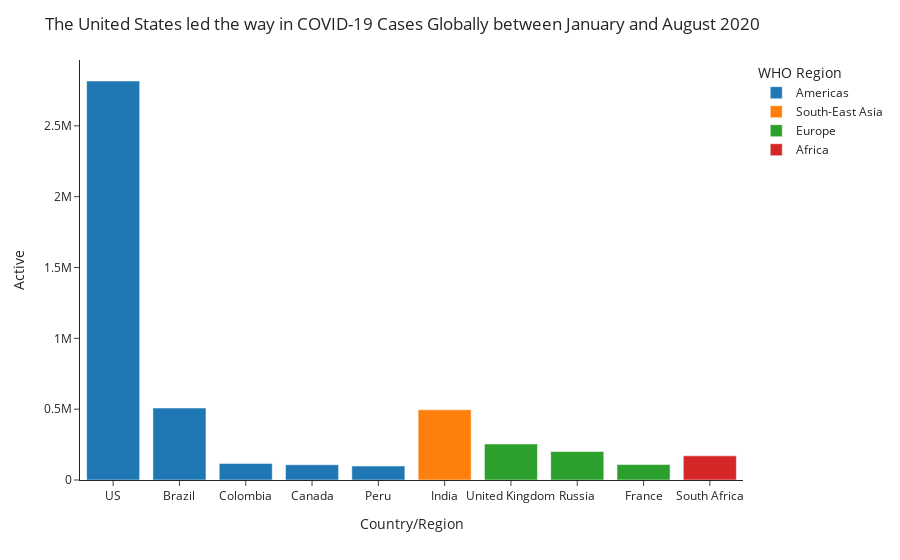

Notebook code cell kept with this figure:
### Code cell
fig = px.bar(top_ten_active_cases.head(10), x="Country/Region", y="Active", hover_name="Country/Region", color="WHO Region", template="simple_white")
fig.update_layout(
    height=400,
    title_text="The United States led the way in COVID-19 Cases Globally between January and August 2020"
)
fig.update_xaxes(showticklabels=True)
fig.show()

### Figure 1 — Plotly figure (JSON) as saved in the notebook; plotly's stock layout.template omitted (floating-point values rounded to 4 significant figures)
{"data": [{"alignmentgroup": "True", "hovertemplate": "<b>%{hovertext}</b><br><br>WHO Region=Americas<br>Country/Region=%{x}<br>Active=%{y}<extra></extra>", "hovertext": ["US", "Brazil", "Colombia", "Canada", "Peru"], "legendgroup": "Americas", "marker": {"color": "#1F77B4", "pattern": {"shape": ""}}, "name": "Americas", "offsetgroup": "Americas", "orientation": "v", "showlegend": true, "textposition": "auto", "type": "bar", "x": ["US", "Brazil", "Colombia", "Canada", "Peru"], "xaxis": "x", "y": [2816444, 508116, 117163, 107514, 98752], "yaxis": "y"}, {"alignmentgroup": "True", "hovertemplate": "<b>%{hovertext}</b><br><br>WHO Region=South-East Asia<br>Country/Region=%{x}<br>Active=%{y}<extra></extra>", "hovertext": ["India"], "legendgroup": "South-East Asia", "marker": {"color": "#FF7F0E", "pattern": {"shape": ""}}, "name": "South-East Asia", "offsetgroup": "South-East Asia", "orientation": "v", "showlegend": true, "textposition": "auto", "type": "bar", "x": ["India"], "xaxis": "x", "y": [495499], "yaxis": "y"}, {"alignmentgroup": "True", "hovertemplate": "<b>%{hovertext}</b><br><br>WHO Region=Europe<br>Country/Region=%{x}<br>Active=%{y}<extra></extra>", "hovertext": ["United Kingdom", "Russia", "France"], "legendgroup": "Europe", "marker": {"color": "#2CA02C", "pattern": {"shape": ""}}, "name": "Europe", "offsetgroup": "Europe", "orientation": "v", "showlegend": true, "textposition": "auto", "type": "bar", "x": ["United Kingdom", "Russia", "France"], "xaxis": "x", "y": [254427, 201097, 108928], "yaxis": "y"}, {"alignmentgroup": "True", "hovertemplate": "<b>%{hovertext}</b><br><br>WHO Region=Africa<br>Country/Region=%{x}<br>Active=%{y}<extra></extra>", "hovertext": ["South Africa"], "legendgroup": "Africa", "marker": {"color": "#D62728", "pattern": {"shape": ""}}, "name": "Africa", "offsetgroup": "Africa", "orientation": "v", "showlegend": true, "textposition": "auto", "type": "bar", "x": ["South Africa"], "xaxis": "x", "y": [170537], "yaxis": "y"}], "layout": {"autosize": true, "barmode": "relative", "legend": {"title": {"text": "WHO Region"}, "tracegroupgap": 0}, "margin": {"t": 60}, "title": {"text": "The United States led the way in COVID-19 Cases Globally between January and August 2020"}, "xaxis": {"anchor": "y", "autorange": true, "domain": [0, 1], "range": [-0.5, 9.5], "showticklabels": true, "title": {"text": "Country/Region"}, "type": "category"}, "yaxis": {"anchor": "x", "autorange": true, "domain": [0, 1], "range": [0, 2965000.0], "title": {"text": "Active"}, "type": "linear"}}}
